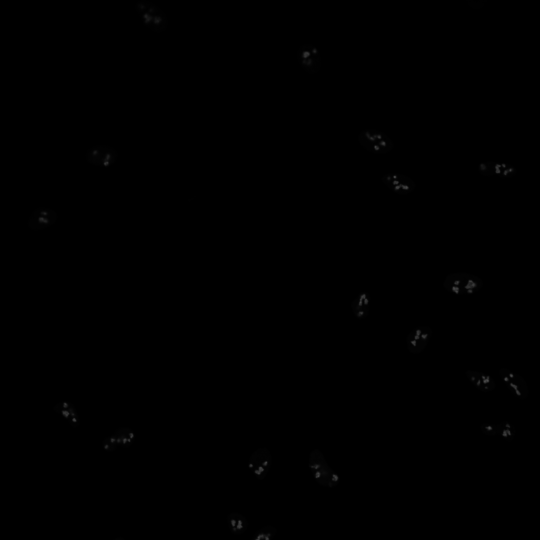
#> input picture example_data/003003-1-001001002.tif, 1080 x 1080 px (shown at 1/2 size)
$ python -i seg_nucl_utils.py   (imports and definitions only)
#> lines starting #> are read from the running program, lines starting #| are printed output that depends on the picture; after the words box and inside, x2 and y2 are one past the last pixel; in counts of white or black regions, pixels touching at a corner belong together
#this file has the functions for nucleolar segmentation
import numpy as np
import tifffile
import scipy.ndimage as ndi
import pandas as pd

#this is the structuring element for flood fill labeling
#full structure means diagonal pixels will get connected
fs=np.ones((3,3))

def poorMansRollingBall(img,rollballrad=100,smstdev=5):
    '''
    we don't have an easy to use rolling ball option in python so subtract a smoothed
    minimum filtered image instead
    '''
    fimg=img.astype(float)
    return fimg-ndi.minimum_filter(ndi.gaussian_filter(fimg,sigma=smstdev),size=rollballrad*2)

def labelClearEdges(mask,border=2):
    '''
    clear objects within border distance of the edge and label them (return nobjects as well)
    '''
    labels=ndi.label(mask,structure=fs)[0]
    edge=np.concatenate([labels[:border,:].flat,labels[-border:,:].flat,
                         labels[:,:border].flat,labels[:,-border:].flat])
    edgevals=np.unique(edge)
    filtered=labels.copy()
    for i in range(len(edgevals)):
        if(edgevals[i]!=0):
            filtered[labels==edgevals[i]]=0.0
    return ndi.label(filtered>0.5,structure=fs)

def filterObjects(labels,nobj,minsize=4,maxsize=-1,fillholes=True):
    '''
    filter out large and small objects from a labeled image (return nobjects as well)
    '''
    objareas=ndi.sum(labels>0.5,labels,range(1,nobj+1))
    filtered=labels.copy()
    for i in range(len(objareas)):
        if(objareas[i]<minsize):
            filtered[labels==(i+1)]=0.0
        elif(maxsize>0 and objareas[i]>maxsize):
            filtered[labels==(i+1)]=0.0
    filled=ndi.binary_fill_holes(filtered>0.5,structure=fs)
    return ndi.label(filled>0.5,structure=fs)

def segmentNuclei(dapiimg,rollballrad=100,smstdev=5,nucthresh=0.1,minsize=1000,maxsize=4000):
    '''
    segment the nuclei and return preprocessed, unfiltered mask,filtered labels and number of nuclei
    '''
    dapisub=poorMansRollingBall(dapiimg,rollballrad=rollballrad,smstdev=smstdev)
    #threshold at fraction of max
    dapimask=dapisub>(nucthresh*dapisub.max())
    #eliminate the edge objects and label them
    dapilabels,nnuclei=labelClearEdges(dapimask)
    #filter out large and small nuclei
    dapilabels,nnuclei=filterObjects(dapilabels,nnuclei,minsize=minsize,maxsize=maxsize)
    return dapisub,dapimask,dapilabels,nnuclei

# [63 lines left out: functions segmentNucleoli, measureAll, not called in this run]

>>> import cv2
>>> picture = cv2.imread('example_data/003003-1-001001002.tif', cv2.IMREAD_GRAYSCALE)
#> picture is the input picture: shape (1080, 1080); min 0, max 77, mean 0.3
>>> result = segmentNuclei(picture)
#> in segmentNuclei, `dapimask=dapisub>(nucthresh*dapisub.max())`:
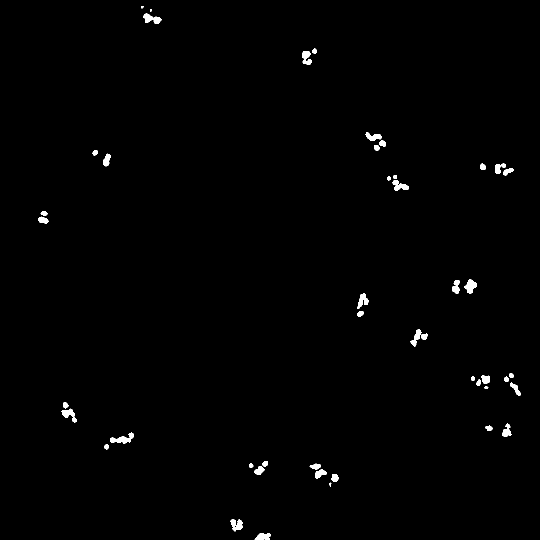
#> dapimask: shape (1080, 1080) bool (shown at 1/2 size); 0.74% white; 48 white regions (1 under 20 px), largest, box (x1, y1, x2, y2) and area: (221, 865, 268, 888) 483, (929, 559, 954, 587) 421, (287, 26, 323, 48) 413
#> in labelClearEdges, `labels=ndi.label(mask,structure=fs)[0]`: labels: shape (1080, 1080) int32; 49 distinct labels, from 0 to 48
#> in labelClearEdges, `edge=np.concatenate([labels[:border,:].flat,labels[-border:,:].flat, l..`: edge = 8640 values, max 48 at index 2670, min 0 at index 0, mean 0.272
#> in labelClearEdges, `edgevals=np.unique(edge)`: edgevals = [0, 48]
#> the loop in labelClearEdges, `for i in range(len(edgevals)):` made 2 passes
#> after the loop in labelClearEdges, `for i in range(len(edgevals)):`:
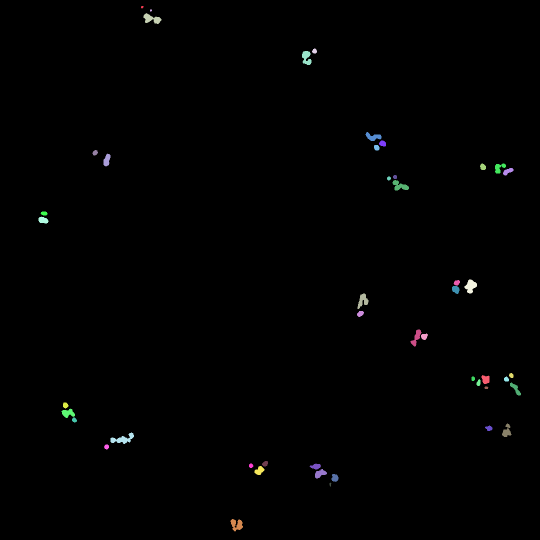
#> filtered: shape (1080, 1080) int32 (shown at 1/2 size); 48 distinct labels, from 0 to 47; one colour per label, 0 black
#> in segmentNuclei, `dapilabels,nnuclei=labelClearEdges(dapimask)`: nnuclei = 47
#> in filterObjects, `objareas=ndi.sum(labels>0.5,labels,range(1,nobj+1))`: objareas = 47 values, max 483 at index 37, min 15 at index 1, mean 177.3
#> the loop in filterObjects, `for i in range(len(objareas)):` made 47 passes
#> after the loop in filterObjects, `for i in range(len(objareas)):`: filtered: shape (1080, 1080) int32; 0.71% of pixels changed, all inside (x1, y1, x2, y2) = (77, 12, 1042, 1063)
#> in filterObjects, `filled=ndi.binary_fill_holes(filtered>0.5,structure=fs)`: filled: shape (1080, 1080) bool; every value is 0
#> in segmentNuclei, `dapilabels,nnuclei=filterObjects(dapilabels,nnuclei,minsize=minsize,ma..`: nnuclei = 0

$ run again, on example_data/003003-13-001001001.tif
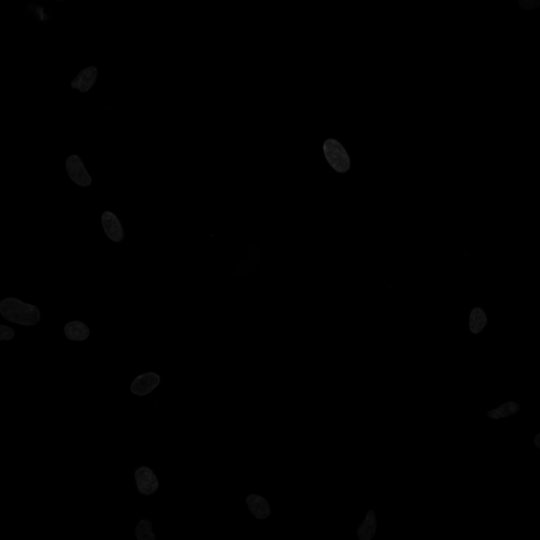
#> input picture example_data/003003-13-001001001.tif, 1080 x 1080 px (shown at 1/2 size)
#> picture is the input picture: shape (1080, 1080); min 0, max 45, mean 0.3
#> dapimask: shape (1080, 1080) bool; 2.3% white; 23 white regions (6 under 20 px), largest, box (x1, y1, x2, y2) and area: (0, 595, 80, 651) 3358, (645, 276, 701, 347) 2710, (131, 309, 184, 373) 2181
#> labels: shape (1080, 1080) int32; 24 distinct labels, from 0 to 23
#> edge = 8640 values, max 23 at index 2435, min 0 at index 0, mean 0.635
#> edgevals = [0, 1, 2, 3, 4, 13, 16, 19, 22, 23]
#> the loop in labelClearEdges, `for i in range(len(edgevals)):` made 10 passes
#> after the loop in labelClearEdges, `for i in range(len(edgevals)):`:
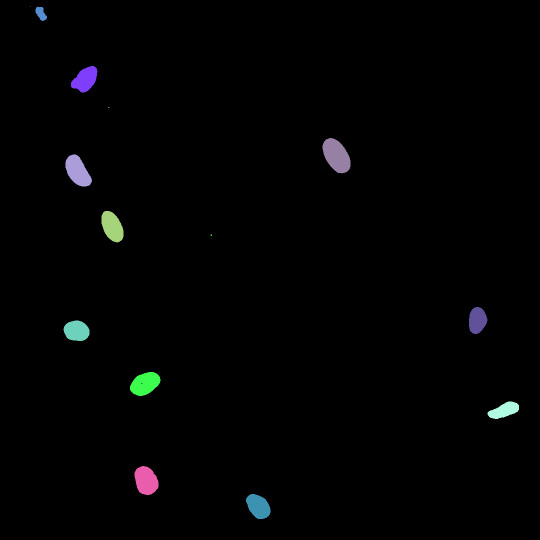
#> filtered: shape (1080, 1080) int32 (shown at 1/2 size); 15 distinct labels, from 0 to 21; one colour per label, 0 black
#> in segmentNuclei, `dapilabels,nnuclei=labelClearEdges(dapimask)`: nnuclei = 14
#> objareas = [1, 410, 1817, 4, 2710, 2181, 1966, 8, 1516, 1678, 2057, 1345, 2093, 1748]
#> the loop in filterObjects, `for i in range(len(objareas)):` made 14 passes
#> in filterObjects, `filled=ndi.binary_fill_holes(filtered>0.5,structure=fs)`:
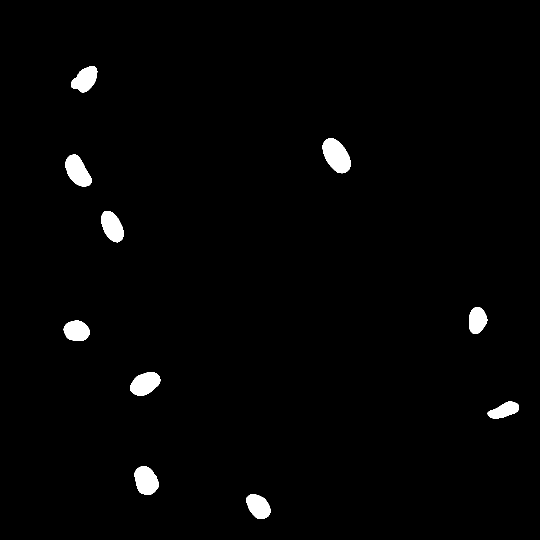
#> filled: shape (1080, 1080) bool (shown at 1/2 size); 1.6% white; 10 white regions, largest, box (x1, y1, x2, y2) and area: (645, 276, 701, 347) 2710, (131, 309, 184, 373) 2181, (269, 932, 317, 990) 2093
#> in segmentNuclei, `dapilabels,nnuclei=filterObjects(dapilabels,nnuclei,minsize=minsize,ma..`: nnuclei = 10
